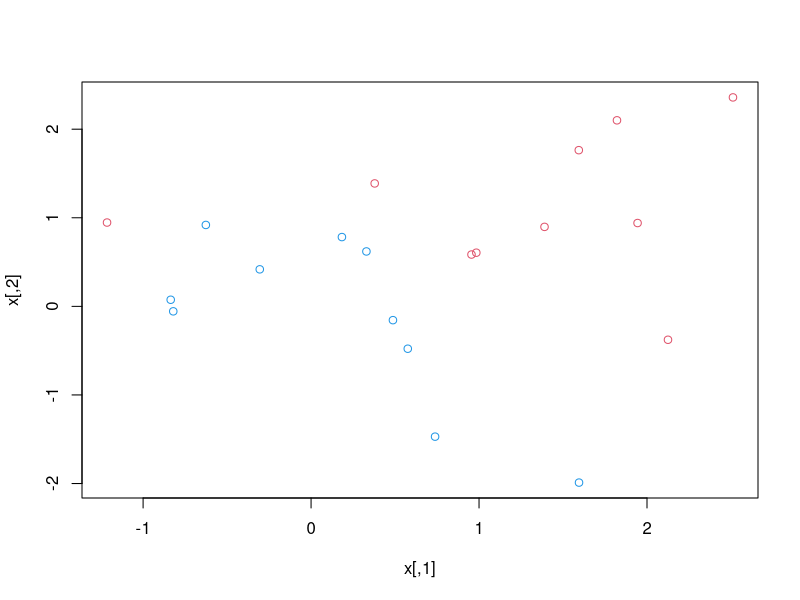
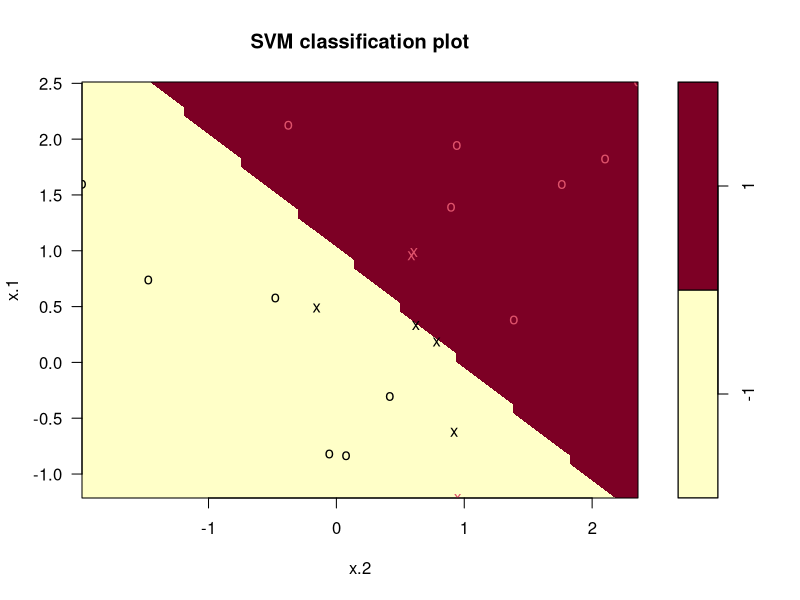
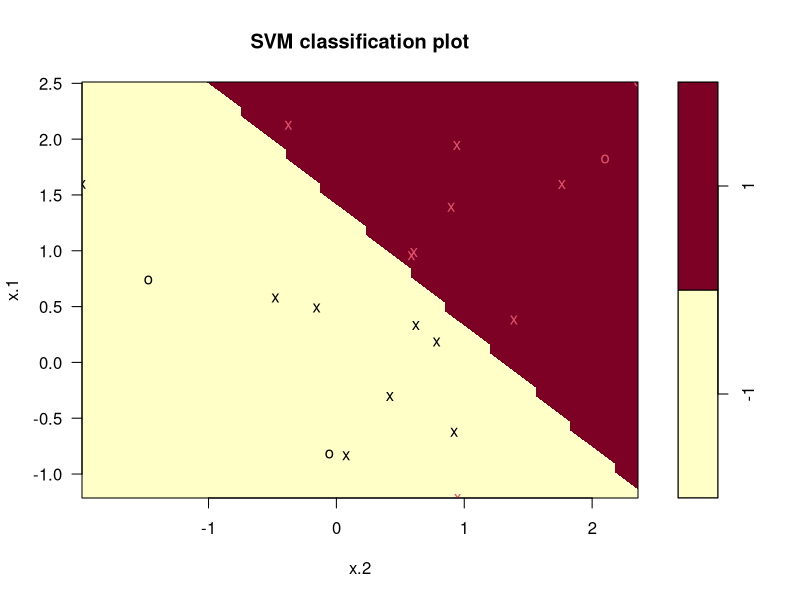
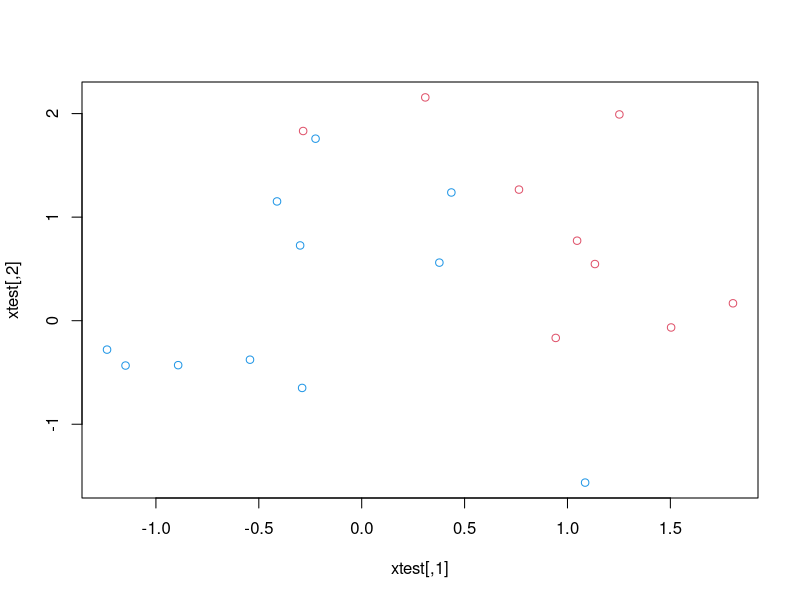
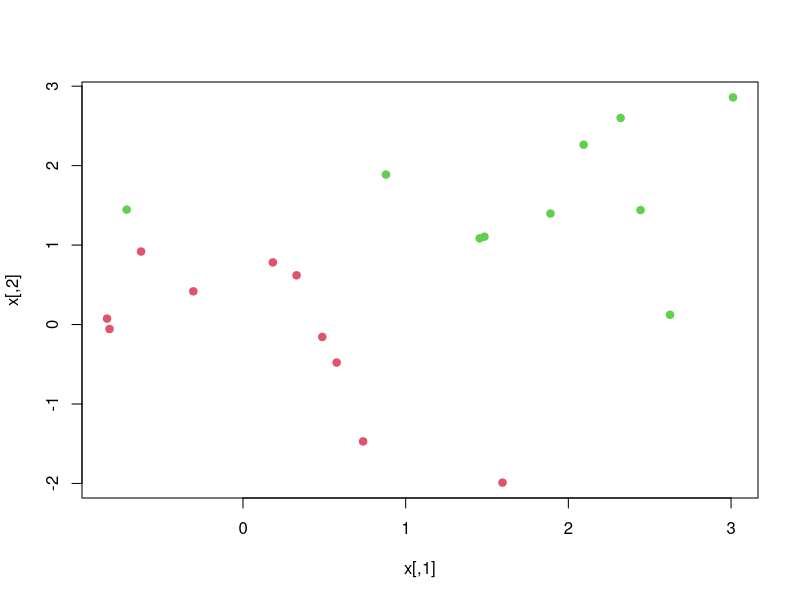
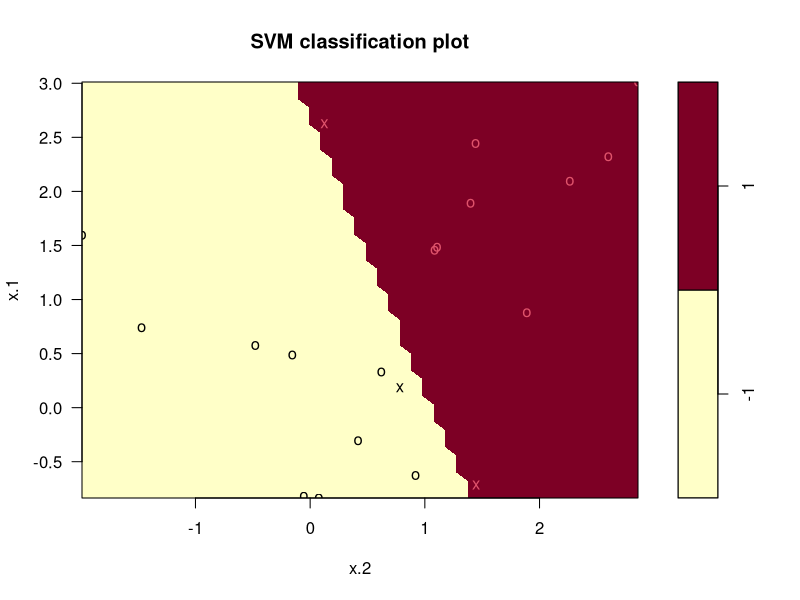
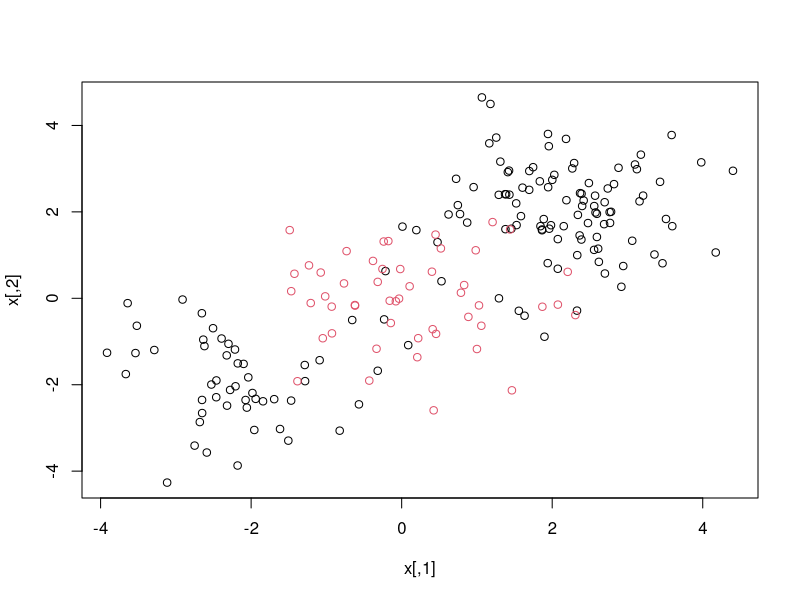
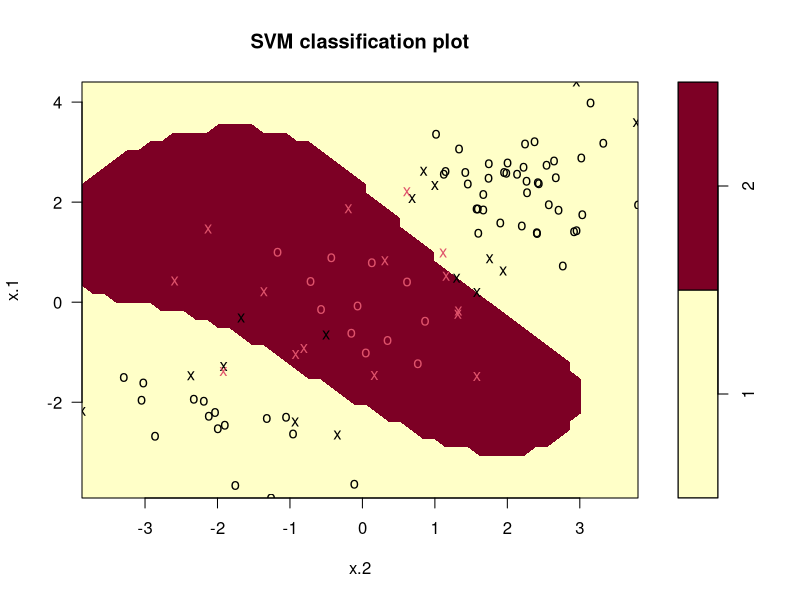

Write the R code that produced these figures, in order.
#Intro
library(e1071)
#SUPPORT VECTOR CLASSIFIER

#data generating
set.seed(1)
x <- matrix(rnorm(20*2),ncol=2)
y <- c(rep(-1, 10), rep(1, 10))
x[y == 1, ] <- x[y == 1, ]+1 # schiebt die mit y=-1 etwas weiter weg von den mit y=1
plot(x,col = (3-y))
dat <- data.frame(x = x, y = as.factor(y))

#model fitten
svmfit <- svm(y ~., data = dat, kernel = "linear", cost = 10, scale = F)
#überprüfen
plot(svmfit, dat)
summary(svmfit)

#hyperparameter variieren (cost)
svmfit <- svm(y ~ .,data = dat, kernel = "linear", cost = 0.1, scale = F)
#überprüfen
plot(svmfit,dat)
summary(svmfit)

#hyperparameter tuning
set.seed(1)
tune.out <- tune(svm, y~., data = dat, kernel = "linear", 
                 ranges = list(cost = c(0.001,0.01,0.1, 1, 5, 10, 100)))
#bestes model finden
summary(tune.out)
bestmod <- tune.out$best.model
summary(bestmod)

#testdaten schaffen
xtest <- matrix(rnorm(20*2), ncol = 2)
ytest <- sample(c(-1,1), 20, replace=TRUE)
xtest[ytest == 1, ] <- xtest[ytest == 1, ] + 1
plot(xtest, col = (3-ytest))
testdat <- data.frame(x = xtest, y = as.factor(ytest))

#predicten
ypred <- predict(bestmod, testdat)
table(predict = ypred, truth = testdat$y)


#perfect linear separable dataset
x[y==1,] <- x[y == 1,]+0.5
plot(x, col = (y+5)/2, pch = 19)
dat <- data.frame(x =x, y = as.factor(y))
#fitten mit hohem cost value für kleinen margin
svmfit <- svm(y~., data = dat, kernel = "linear", cost = 1e5)
summary(svmfit)
plot(svmfit,dat)

#SUPPORT VECTOR MACHINES
 #generiere nonlinear seperated data
set.seed(1)
x <- matrix(rnorm(200*2), ncol =2)
x[1:100, ] <- x[1:100,]+2 #schieb beobachtung 1 bis 100 nach oben rechts
x[101:150, ] <- x[101:150, ]-2 #schieb beobachtung 101 bos 150 nach unten links
y <- c(rep(1, 150),rep(2, 50))
dat <- data.frame(x=x,y = as.factor(y))
plot(x, col = y)

#fitten mit radial kernel
train <- sample(200, 100)
svmfit <- svm(y~., data = dat[train,], kernel = "radial", gamma = 1, cost =1)
plot(svmfit, dat[train,])

#hyperparametertuning mit cost und gamma
set.seed(1)
tune.out <- tune(svm, y ~., data = dat[train,],
                 kernel = "radial",
                 ranges = list(
                   cost = c(0.1,1,10,100,1000),
                   gamma = c(0.5,1,2,3,4)
                 ))
summary(tune.out)

#anwenden
table(true = dat[-train, "y"],
      pred = predict(tune.out$best.model, newdata = dat[-train,]))
